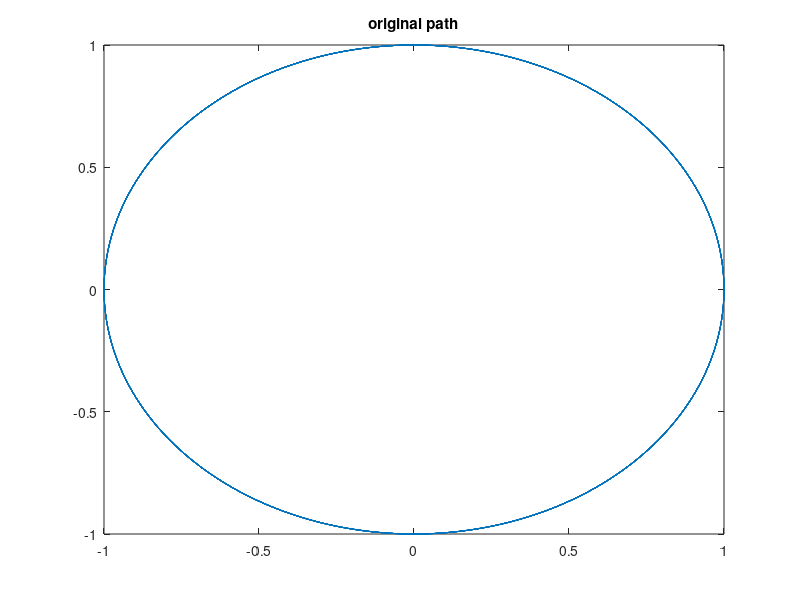

Recreate this plot in MATLAB.
function [x,y,t] = pathgenerator()
%PATHGENERATOR Summary of this function goes here
%   Detailed explanation goes here
omega =20* pi;
r = 1;
vx = 5;
scale = 2000;
t = (1:scale)/scale;
x = r*sin(omega*t);
y = r*cos(omega*t);
figure;
plot(x,y);
title('original path')
end

